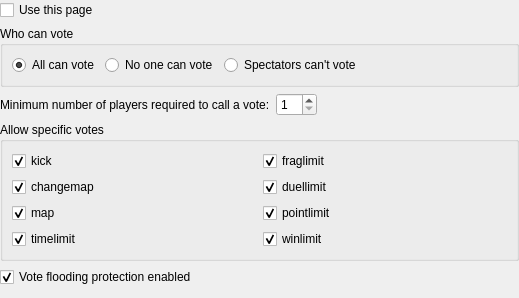
<?xml version="1.0" encoding="UTF-8"?>
<ui version="4.0">
 <class>VotingSetupWidget</class>
 <widget class="QWidget" name="VotingSetupWidget">
  <property name="geometry">
   <rect>
    <x>0</x>
    <y>0</y>
    <width>519</width>
    <height>298</height>
   </rect>
  </property>
  <property name="windowTitle">
   <string>Form</string>
  </property>
  <layout class="QVBoxLayout" name="verticalLayout">
   <property name="margin">
    <number>0</number>
   </property>
   <item>
    <widget class="QCheckBox" name="cbUseThisPage">
     <property name="text">
      <string>Use this page</string>
     </property>
    </widget>
   </item>
   <item>
    <widget class="QWidget" name="mainPanel" native="true">
     <layout class="QVBoxLayout" name="verticalLayout_2">
      <property name="margin">
       <number>0</number>
      </property>
      <item>
       <widget class="QGroupBox" name="groupBox_6">
        <property name="title">
         <string>Who can vote</string>
        </property>
        <layout class="QHBoxLayout" name="horizontalLayout_7">
         <item>
          <widget class="QRadioButton" name="rbAllCanVote">
           <property name="text">
            <string>All can vote</string>
           </property>
           <property name="checked">
            <bool>true</bool>
           </property>
          </widget>
         </item>
         <item>
          <widget class="QRadioButton" name="rbNoOneCanVote">
           <property name="text">
            <string>No one can vote</string>
           </property>
          </widget>
         </item>
         <item>
          <widget class="QRadioButton" name="rbSpectatorsCantVote">
           <property name="text">
            <string>Spectators can't vote</string>
           </property>
          </widget>
         </item>
         <item>
          <spacer name="horizontalSpacer">
           <property name="orientation">
            <enum>Qt::Horizontal</enum>
           </property>
           <property name="sizeHint" stdset="0">
            <size>
             <width>40</width>
             <height>20</height>
            </size>
           </property>
          </spacer>
         </item>
        </layout>
       </widget>
      </item>
      <item>
       <layout class="QFormLayout" name="formLayout_5">
        <item row="0" column="0">
         <widget class="QLabel" name="label_15">
          <property name="text">
           <string>Minimum number of players required to call a vote:</string>
          </property>
         </widget>
        </item>
        <item row="0" column="1">
         <widget class="QSpinBox" name="spinMinimumNumberOfPlayersRequiredToCallAVote">
          <property name="sizePolicy">
           <sizepolicy hsizetype="Maximum" vsizetype="Fixed">
            <horstretch>0</horstretch>
            <verstretch>0</verstretch>
           </sizepolicy>
          </property>
          <property name="minimum">
           <number>1</number>
          </property>
         </widget>
        </item>
       </layout>
      </item>
      <item>
       <widget class="QGroupBox" name="groupBox_16">
        <property name="title">
         <string>Allow specific votes</string>
        </property>
        <layout class="QGridLayout" name="gridLayout_7">
         <item row="2" column="1">
          <widget class="QCheckBox" name="cbPointLimitVote">
           <property name="text">
            <string>pointlimit</string>
           </property>
           <property name="checked">
            <bool>true</bool>
           </property>
          </widget>
         </item>
         <item row="1" column="1">
          <widget class="QCheckBox" name="cbDuelLimitVote">
           <property name="text">
            <string>duellimit</string>
           </property>
           <property name="checked">
            <bool>true</bool>
           </property>
          </widget>
         </item>
         <item row="3" column="0">
          <widget class="QCheckBox" name="cbTimeLimitVote">
           <property name="text">
            <string>timelimit</string>
           </property>
           <property name="checked">
            <bool>true</bool>
           </property>
          </widget>
         </item>
         <item row="3" column="1">
          <widget class="QCheckBox" name="cbWinLimitVote">
           <property name="text">
            <string>winlimit</string>
           </property>
           <property name="checked">
            <bool>true</bool>
           </property>
          </widget>
         </item>
         <item row="1" column="0">
          <widget class="QCheckBox" name="cbChangeMapVote">
           <property name="text">
            <string>changemap</string>
           </property>
           <property name="checked">
            <bool>true</bool>
           </property>
          </widget>
         </item>
         <item row="0" column="0">
          <widget class="QCheckBox" name="cbKickVote">
           <property name="text">
            <string>kick</string>
           </property>
           <property name="checked">
            <bool>true</bool>
           </property>
          </widget>
         </item>
         <item row="2" column="0">
          <widget class="QCheckBox" name="cbMapVote">
           <property name="text">
            <string>map</string>
           </property>
           <property name="checked">
            <bool>true</bool>
           </property>
          </widget>
         </item>
         <item row="0" column="1">
          <widget class="QCheckBox" name="cbFragLimitVote">
           <property name="text">
            <string>fraglimit</string>
           </property>
           <property name="checked">
            <bool>true</bool>
           </property>
          </widget>
         </item>
        </layout>
       </widget>
      </item>
      <item>
       <widget class="QCheckBox" name="cbVoteFloodingProtectionEnabled">
        <property name="text">
         <string>Vote flooding protection enabled</string>
        </property>
        <property name="checked">
         <bool>true</bool>
        </property>
       </widget>
      </item>
     </layout>
    </widget>
   </item>
   <item>
    <spacer name="verticalSpacer_9">
     <property name="orientation">
      <enum>Qt::Vertical</enum>
     </property>
     <property name="sizeHint" stdset="0">
      <size>
       <width>20</width>
       <height>59</height>
      </size>
     </property>
    </spacer>
   </item>
  </layout>
 </widget>
 <tabstops>
  <tabstop>rbAllCanVote</tabstop>
  <tabstop>rbNoOneCanVote</tabstop>
  <tabstop>rbSpectatorsCantVote</tabstop>
  <tabstop>spinMinimumNumberOfPlayersRequiredToCallAVote</tabstop>
  <tabstop>cbKickVote</tabstop>
  <tabstop>cbFragLimitVote</tabstop>
  <tabstop>cbChangeMapVote</tabstop>
  <tabstop>cbDuelLimitVote</tabstop>
  <tabstop>cbMapVote</tabstop>
  <tabstop>cbPointLimitVote</tabstop>
  <tabstop>cbTimeLimitVote</tabstop>
  <tabstop>cbWinLimitVote</tabstop>
 </tabstops>
 <resources/>
 <connections>
  <connection>
   <sender>cbUseThisPage</sender>
   <signal>toggled(bool)</signal>
   <receiver>mainPanel</receiver>
   <slot>setEnabled(bool)</slot>
   <hints>
    <hint type="sourcelabel">
     <x>80</x>
     <y>2</y>
    </hint>
    <hint type="destinationlabel">
     <x>470</x>
     <y>79</y>
    </hint>
   </hints>
  </connection>
 </connections>
</ui>
